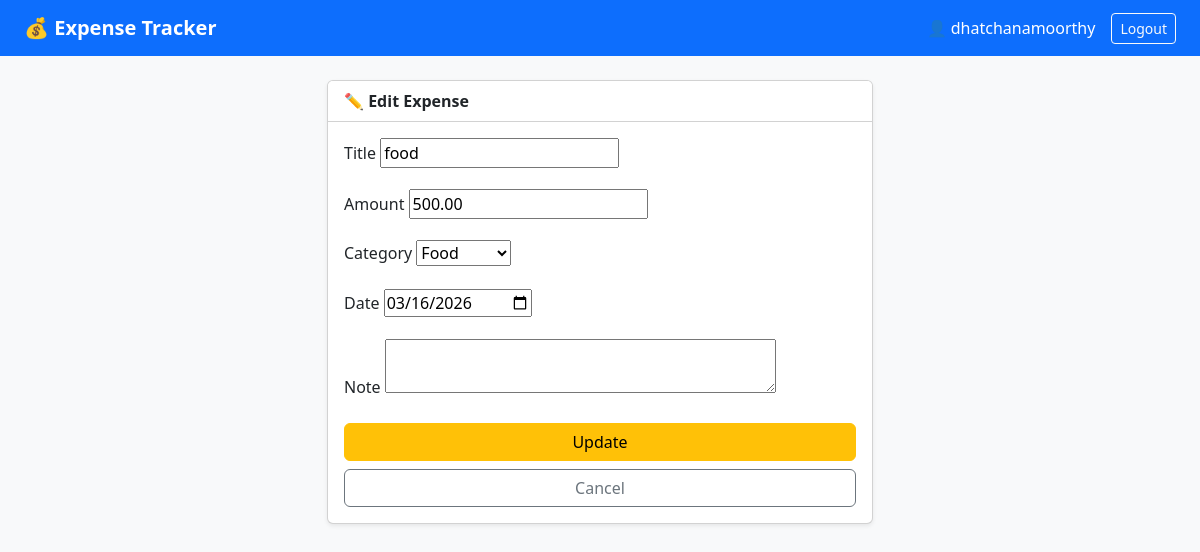
The app's page /edit/1/ (signed in) with its own data.
### expenses/models.py (models this page shows, shortened)
class Expense(models.Model):
    CATEGORY_CHOICES = [
        ('Food', 'Food'),
        ('Transport', 'Transport'),
        ('Shopping', 'Shopping'),
        ('Bills', 'Bills'),
        ('Health', 'Health'),
        ('Other', 'Other'),
    ]
    user = models.ForeignKey(User, on_delete=models.CASCADE)
    title = models.CharField(max_length=200)
    amount = models.DecimalField(max_digits=10, decimal_places=2)
    category = models.CharField(max_length=50, choices=CATEGORY_CHOICES)
    date = models.DateField()
    note = models.TextField(blank=True)

### expenses/views.py (the view)
# urls.py: path('edit/<int:pk>/', views.edit_expense, name='edit_expense'),
@login_required(login_url='login')
def edit_expense(request, pk):
    expense = get_object_or_404(Expense, pk=pk, user=request.user)
    if request.method == 'POST':
        form = ExpenseForm(request.POST, instance=expense)
        if form.is_valid():
            form.save()
            return redirect('expense_list')
    else:
        form = ExpenseForm(instance=expense)
    return render(request, 'expenses/edit_expense.html', {'form': form, 'expense': expense})

### expenses/forms.py
class ExpenseForm(forms.ModelForm):
    class Meta:
        model = Expense
        fields = ['title', 'amount', 'category', 'date', 'note']
        widgets = {
            'date': forms.DateInput(attrs={'type': 'date'}),
            'note': forms.Textarea(attrs={'rows': 2}),
        }

### expenses/templates/expenses/edit_expense.html (shortened to what this page needs)
{% extends 'expenses/base.html' %}
{% block content %}
<div class="row justify-content-center">
  <div class="col-md-6">
    <div class="card shadow-sm">
      <div class="card-header bg-white fw-bold">✏️ Edit Expense</div>
      <div class="card-body">
        <form method="POST">
          {% for field in form %}
            <div class="mb-3">
              <label class="form-label">{{ field.label }}</label>
              {{ field }}
            </div>
          {% endfor %}
          <button type="submit" class="btn btn-warning w-100">Update</button>
          <a href="{% url 'expense_list' %}" class="btn btn-outline-secondary w-100 mt-2">Cancel</a>
        </form>
      </div>
    </div>
  </div>
</div>
{% endblock %}

### expenses/templates/expenses/base.html (shortened to what this page needs)
<!DOCTYPE html>
<html lang="en">
<head>
  <link href="https://cdn.jsdelivr.net/npm/bootstrap@5.3.0/dist/css/bootstrap.min.css" rel="stylesheet">
  <link href="https://cdn.jsdelivr.net/npm/bootstrap-icons@1.10.5/font/bootstrap-icons.css" rel="stylesheet">
</head>
<body class="bg-light">
<nav class="navbar navbar-dark bg-primary px-4">
  <span class="navbar-brand fw-bold">💰 Expense Tracker</span>
  {% if request.user.is_authenticated %}
  <div class="d-flex align-items-center gap-3">
    <span class="text-white">👤 {{ request.user.username }}</span>
    <a href="{% url 'logout' %}" class="btn btn-outline-light btn-sm">Logout</a>
  </div>
  {% endif %}
</nav>
<div class="container py-4">
  {% block content %}{% endblock %}
</div>
</body>
</html>

### records on screen
Expense: form "food" "500.00" "Food" "03/16/2026"

### other values on screen
{{ request.user.username }} "dhatchanamoorthy"
{{ field.label }} "Title" "Amount" "Category" "Date" "Note"
